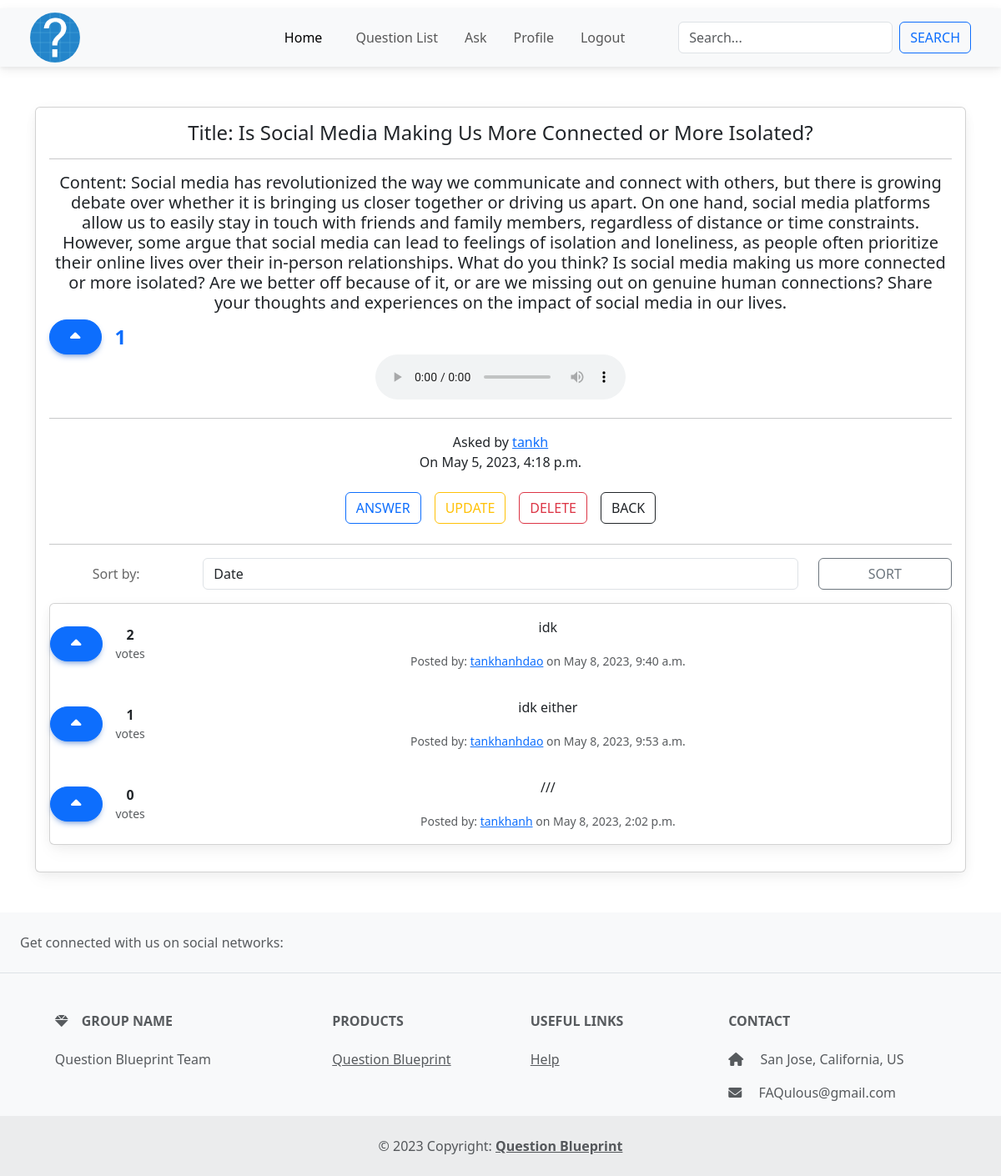
Page /question/82/ (signed in) on the earlier database version.
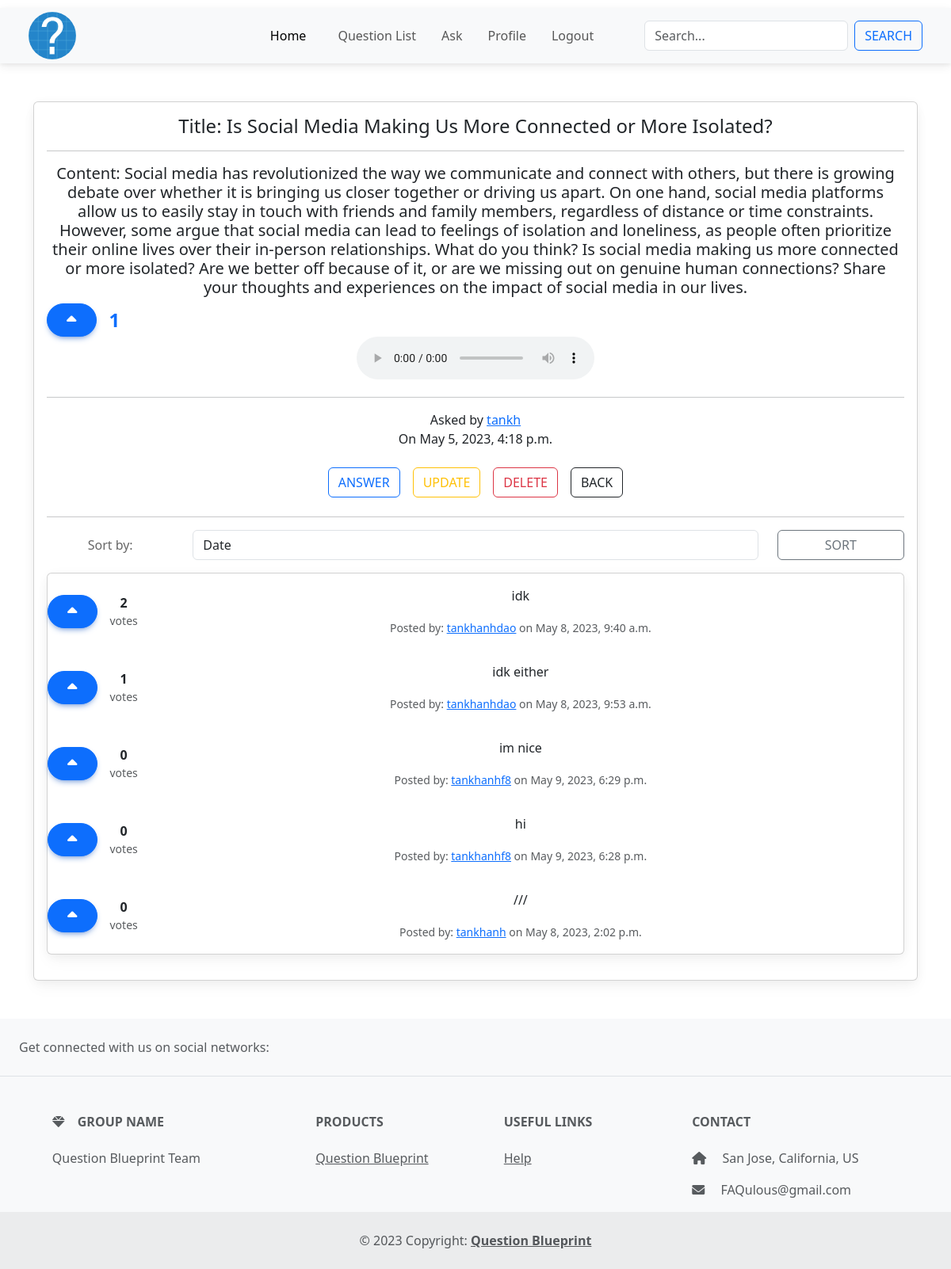
Same page on the later database version.
### main_app/models.py (models this page shows, shortened)
class Question(models.Model):
    user = models.ForeignKey(User, on_delete=models.CASCADE)
    title = models.CharField(max_length=200, blank=False, null=False)
    content = models.TextField(max_length=20000, blank=False, null=False)
    tag = TaggableManager(blank=True)
    upvote_num = models.IntegerField(default=0)
    created_date = models.DateTimeField(default=timezone.now)
    audio_file = models.FileField(upload_to='audio/', null=True, blank=True)

class Answer(models.Model):
    question = models.ForeignKey(Question, related_name="answer", on_delete=models.CASCADE)
    user = models.ForeignKey(User, on_delete=models.CASCADE)
    content = models.TextField(max_length=200)
    created_date = models.DateTimeField(default=timezone.now)
    upvote_num = models.IntegerField(default=0)

### main_app/views.py (the view)
# urls.py: path('question/<int:pk>/', views.QuestionDetailView.as_view(), name='question_detail_view'),
class QuestionDetailView(LoginRequiredMixin, DetailView):
    model = Question
    context_object_name = 'single_question'
    def get_context_data(self, **kwargs):
        context = super().get_context_data(**kwargs)
        answers = self.object.answer.all()
        sort_by = self.request.GET.get('sort', '-upvote_num')
        if sort_by == 'created_date':
            sorted_answers = answers.order_by('-created_date', '-upvote_num')
        else:
            sorted_answers = answers.order_by('-upvote_num', '-created_date')
        context['sorted_answers'] = sorted_answers
        cur_id = kwargs.get('object').id
        cur_question = Question.objects.get(id=cur_id)
        questions = Question.objects.exclude(id=cur_id)
        question_list = preprocess_questions(questions)
        sim_ques = similarity_check(cur_question, question_list)
        print(sim_ques)
        if sim_ques:
            sim_id = sim_ques[0]
            sim_question_title = Question.objects.get(id=sim_id).title
            context['sim_id'] = sim_id
            context['sim_quesiton_title'] = sim_question_title
        context['sim_ques'] = sim_ques
        return context

### main_app/funcs.py (called while the page is built)
def preprocess_questions(questions):
    preprocessed_questions = []
    for question in questions:
        preprocessed_question = {}
        preprocessed_question['id'] = question.id
        preprocessed_question['title'] = question.title
        preprocessed_question['content'] = question.content
        preprocessed_questions.append(preprocessed_question)
    return preprocessed_questions

### main_app/templates/main_app/question_detail.html (shortened to what this page needs)
{% extends "base_nav.html" %}{% load crispy_forms_tags %}  {% block content %}
<div class="container my-5">
  <div class="card">
    <div class="card-body text-center">
      <h4 class="card-title">Title: {{ single_question.title }}</h4>
      <hr />
      <h5>Content: {{ single_question.content }}</h5>
      <form method="POST" action="{% url 'main_app:upvote' single_question.id %}">
        <div class="d-flex align-items-center gap-3">
        <button type="submit" class="btn btn-primary rounded-pill px-4 py-2">
          <i class="fas fa-caret-up fa-lg"></i>
        </button>
          <div class="text-primary fw-bold fs-4">{{ single_question.upvote_num }}</div>
        </div>
      </form>
      <audio controls>
        <source src="{{ single_question.audio_file.url }}" type="audio/mpeg">
      </audio>
      <hr />
      <span
        >Asked by
        <a href="{% url 'profile_view' single_question.user.username %}"
          >{{single_question.user}}</a
        ></span
      >
      <p>On {{single_question.created_date}}</p>
      <div class="button-group">
        <a href="{% url 'main_app:answer_create_view' single_question.id %}"
          ><button class="btn btn-outline-primary m-2">Answer</button></a
        >
        {% if single_question.user == user %}
        <a href="{% url 'main_app:question_update_view' single_question.id %}"
          ><button class="btn btn-outline-warning m-2">Update</button></a
        >
        <a href="{% url 'main_app:question_delete_view' single_question.id %}"
          ><button class="btn btn-outline-danger m-2">Delete</button></a
        >
        {% endif %}
        <a href="{% url 'main_app:question_view' %}"
          ><button class="btn btn-outline-dark m-2">Back</button></a
        >
      </div>
      <hr />
      <div>
    {% if not sorted_answers %}
        <h5>No answer...</h5>
    {% else %}
        <div class="sort-by mb-3">
            <form method="GET">
                <div class="form-group row">
                    <label for="sort" class="col-sm-2 col-form-label">Sort by:</label>
                    <div class="col-sm-8">
                        <select class="form-control" id="sort" name="sort">
                            <option value="created_date" {% if request.GET.sort == 'created' %}selected{% endif %}>Date</option>
                        </select>
                    </div>
                    <div class="col-sm-2">
                        <button class="btn btn-outline-secondary btn-block" type="submit">Sort</button>
                    </div>
                </div>
            </form>
        </div>
<div class="card mb-3">
  {% for ans in sorted_answers %}
  <div class="d-flex justify-content-between align-items-center">
    <form method="POST" action="{% url 'main_app:upvote' single_question.id %}">
            <div class="d-flex align-items-center gap-3">
              <button type="submit" class="btn btn-primary rounded-pill px-4 py-2">
                <i class="fas fa-caret-up fa-lg"></i>
              </button>
              <div class="text-center">
                <div class="fw-bold">{{ ans.answer_vote.count }}</div>
                    <div class="text-muted small">votes</div>
                  </div>
            </div>
          </form>
        <div class="card-body">
          <p class="card-text text-center">{{ ans.content }}</p>
          <small class="text-muted">Posted by: <a href="{% url 'profile_view' ans.user.username %}">{{ ans.user.username }}</a> on {{ ans.created_date }}</small>
        </div>
    </div>
    {% endfor %}
  </div>
    {% endif %}
</div>
    </div>
  </div>
</div>
{% endblock content %}

### templates/base_nav.html (shortened to what this page needs)
{% load static %}
<!DOCTYPE html>
<html lang="en">
<head>
  <link rel="stylesheet" href="/static/style.css" />
  <link href="https://cdnjs.cloudflare.com/ajax/libs/font-awesome/6.0.0/css/all.min.css" rel="stylesheet" />
  <link href="https://cdnjs.cloudflare.com/ajax/libs/mdb-ui-kit/6.1.0/mdb.min.css" rel="stylesheet" />
  <link href="https://cdn.jsdelivr.net/npm/bootstrap@5.3.0-alpha1/dist/css/bootstrap.min.css" rel="stylesheet"
 />
</head>
<body>
  <nav class="navbar navbar-expand-lg bg-light px-4 py-0">
    <div class="container-fluid">
      <a class="navbar-brand" href="{% url 'main_app:home' %}">
      <img class="d-inline-block rounded-circle" src="/static/QuestionBlueprint.png" alt="Bootstrap" width="60px" height="60px" />
      </a>
      <div class="collapse navbar-collapse" id="navbarSupportedContent">
        <ul class="navbar-nav ms-auto mb-2 mb-lg-0 px-5">
          <li class="nav-item px-3">
            <a class="nav-link active" aria-current="page" href="{% url 'main_app:home' %}">Home</a>
          </li>
          <li class="nav-item px-2">
            <a class="nav-link" href="{% url 'main_app:question_view' %}">Question List</a>
          </li>
          <li class="nav-item px-2">
            <a class="nav-link" href="{% url 'main_app:question_ask_view' %}">Ask</a>
          </li>
          {% if user.is_authenticated %}
          <li class="nav-item px-2">
            <a class="nav-link" href="{% url 'profile_view' user.username %}">Profile</a>
          </li>
          <li class="nav-item px-2">
            <a class="nav-link" href="{% url 'logout' %}">Logout</a>
          </li>
          {% endif %}
        </ul>
          <form class="d-flex" method="get" action="{% url 'main_app:search' %}">
            <input class="form-control me-2" id="search-input" type="text" name="q" placeholder="Search...">
            <button class="btn btn-outline-primary" type="submit">Search</button>
          </form>
      </div>
    </div>
  </nav>
  {% block content %} {% endblock content %}
  <footer class="text-center text-lg-start bg-light text-muted">
    <section class="d-flex justify-content-center justify-content-lg-between p-4 border-bottom">
      <div class="me-5 d-none d-lg-block">
        <span>Get connected with us on social networks:</span>
      </div>
    </section>
    <section class="">
      <div class="container text-center text-md-start mt-5">
        <div class="row mt-3">
          <div class="col-md-3 col-lg-4 col-xl-3 mx-auto mb-4">
            <h6 class="text-uppercase fw-bold mb-4">
              <i class="fas fa-gem me-3"></i>Group name
            </h6>
            <p>Question Blueprint Team</p>
          </div>
          <div class="col-md-2 col-lg-2 col-xl-2 mx-auto mb-4">
            <h6 class="text-uppercase fw-bold mb-4">Products</h6>
            <p>
              <a href="#!" class="text-reset">Question Blueprint</a>
            </p>
          </div>
          <div class="col-md-3 col-lg-2 col-xl-2 mx-auto mb-4">
            <h6 class="text-uppercase fw-bold mb-4">Useful links</h6>
            <p>
              <a href="#!" class="text-reset">Help</a>
            </p>
          </div>
          <div class="col-md-4 col-lg-3 col-xl-3 mx-auto mb-md-0 mb-2">
            <h6 class="text-uppercase fw-bold mb-4">Contact</h6>
            <p><i class="fas fa-home me-3"></i> San Jose, California, US</p>
            <p>
              <i class="fas fa-envelope me-3"></i>
              FAQulous@gmail.com
            </p>
          </div>
        </div>
      </div>
    </section>
    <div class="text-center p-4" style="background-color: rgba(0, 0, 0, 0.05)">
      © 2023 Copyright:
      <a class="text-reset fw-bold" href=""> Question Blueprint</a>
    </div>
  </footer>
</body>
</html>

### static/style.css (style rules this page uses)
.button-group { display: flex; flex-wrap: wrap; justify-content: center; }
button { padding: 10px; margin: 10px; font-size: 20px; border-radius: 40px; }

Differences in the rows shown:
added Answer: answer_vote.count "0", content "im nice", user.username "tankhanhf8", created_date "May 9, 2023, 6:29 p.m."
added Answer: answer_vote.count "0", content "hi", user.username "tankhanhf8", created_date "May 9, 2023, 6:28 p.m."
